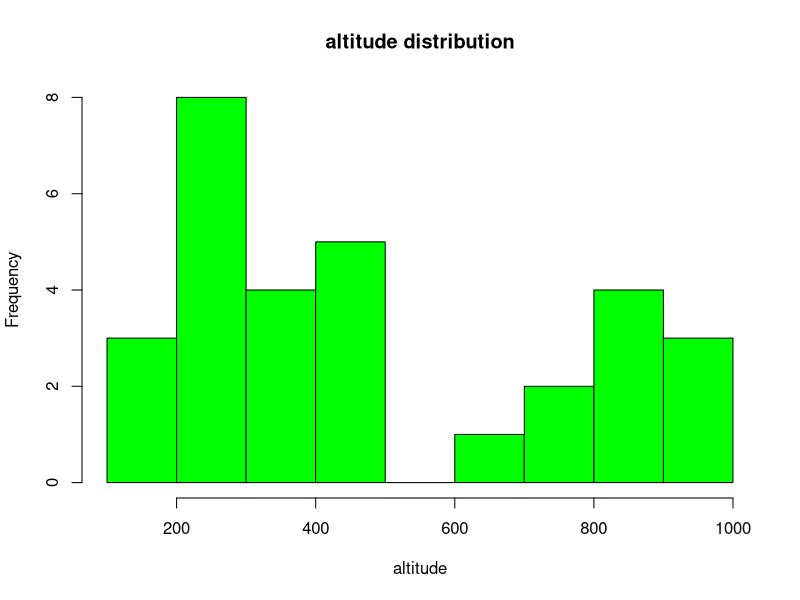
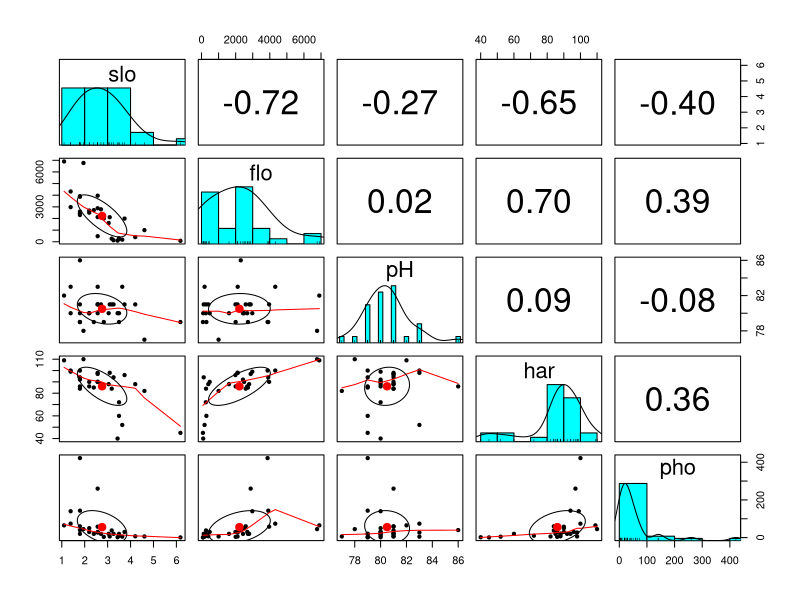

Write the R code that produced these figures, in order.
## ---- chunk 1
knitr::opts_chunk$set(echo = TRUE)
## ---- chunk 2
rm(list = ls())
## ---- chunk 3
library(ade4)
data(package = "ade4")
data("doubs")
str(doubs)
## ---- chunk 4
mydata <- doubs$env
head(mydata)
## ---- chunk 5
mydata <- mydata[,-1]
head(mydata)
## ---- chunk 6
hist(mydata$alt,
     col = "green",
     main = "altitude distribution",
     xlab = "altitude")
## ---- chunk 7
library(corrplot)
res1 <- cor(mydata)
res1
## ---- chunk 8
library(psych)
pairs.panels(mydata[,2:6])
